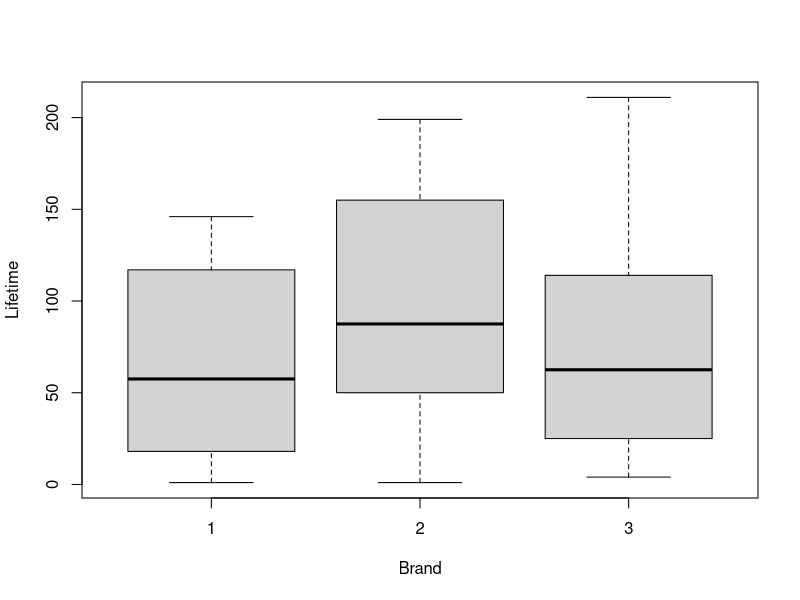
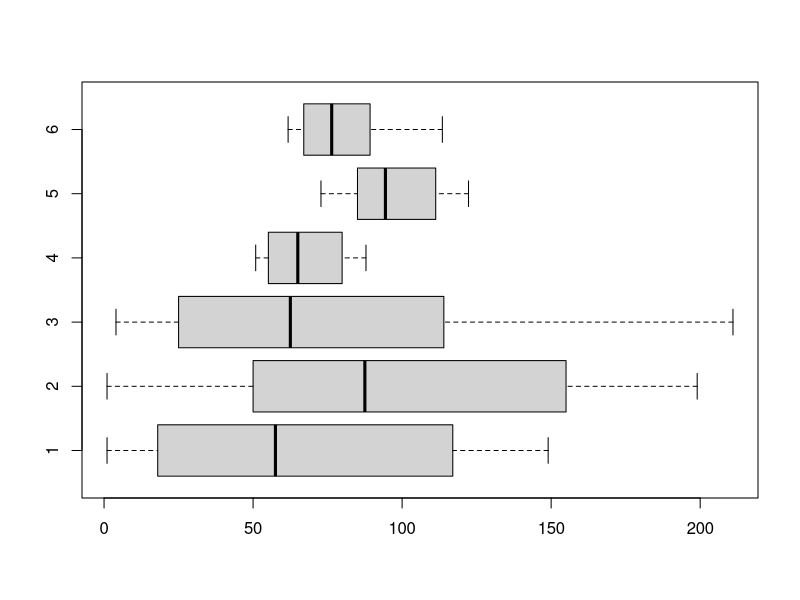
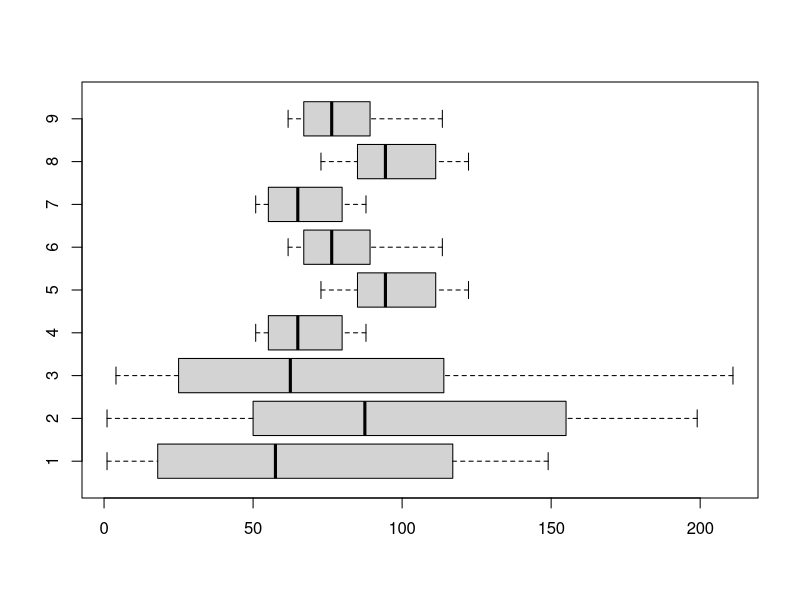

R code for these plots, in order:
#load the data
setwd("E:/School/STAT 5050 - Fall 2017/Week 10")
bulbs <- read.csv("Lightbulb Lifetimes Stacked.csv")
bulbs

#let's take a look at the data by making side-by-side boxplots
boxplot(Lifetime~Brand, data=bulbs)

#It looks like the three boxplots have relatively similar means.  
#The medians of brands 1 and 3 fall within the median-Q3 range for brand 2, 
#and the plots look relatively normal, so you would expect the means to be relatively similar to medians 
#(except brand 3, which will be pulled up due to the long top whisker).


#Next we will alter these data sets. We will keep them centered at their 
#respective means, but contract each data set by a factor of 4. Make side-by-side 
#boxplots of the new data 

b1<-c(86,17,53,1,18,53,62,119,117,149)
b2<-c(77,98,129,65,155,2,1,199,50,191)
b3<-c(49,85,114,193,211,34,4,25,19,76)
b11<-(b1-mean(b1))/4+mean(b1)
b22<-(b2-mean(b2))/4+mean(b2)
b33<-(b3-mean(b3))/4+mean(b3)
boxplot(b1,b2,b3,b11,b22,b33, horizontal=TRUE)

#The new boxplots are the same, but they are contracted by a factor of 4.  
#This makes it easier to tell that there may be differences between the means

b111<-(b1-mean(b1))/4+mean(b1)
b222<-(b2-mean(b2))/4+mean(b2)
b333<-(b3-mean(b3))/4+mean(b3)
boxplot(b1,b2,b3,b11,b22,b33,b111,b222,b333, horizontal=TRUE)

#The differences between the means appear even more evident when you contract the databy a factor of 15

#Now, let's look at the ANOVA analysis to see what the above inferences really mean

out<-aov(bulbs$Lifetime~bulbs$Brand)
summary(out)

#P value greater than .05, so fail to reject the claim that population means are the same.
#This makes sense because we saw very little difference in the means until we used a factor of 15
